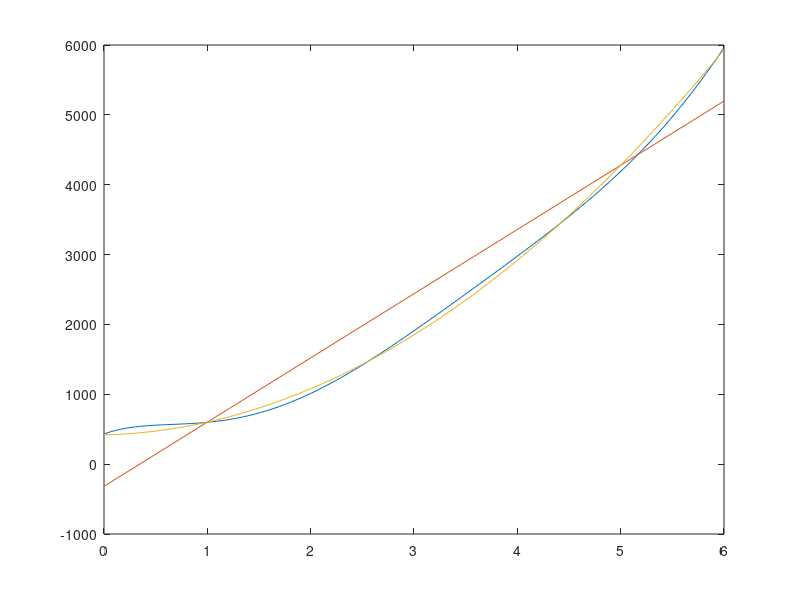

The MATLAB source for this figure:
x = [0 1 2 3 4 5 6];
y = [432 599 1012 1909 2977 4190 5961];

p6 = polyfit(x,y,6);
disp(polyout(p6));
printf("\n");

p1 = polyfit(x,y,1);
disp(polyout(p1));
printf("\n");

p2 = polyfit(x,y,2);
disp(polyout(p2));
printf("\n");

t = linspace(0,6,100);

plot(t, polyval(p6,t), t, polyval(p1,t) ,t, polyval(p2,t));

disp("errores cuadraticos")
e_p6 = mean(y - polyval(p6, x).^2);
e_p1 = mean(y - polyval(p1, x).^2);
e_p2 = mean(y -polyval(p2, x).^2);
disp(e_p6);
disp(e_p2);
disp(e_p1);


%% e
x10_p6 = polyval(p6,10);
x10_p2 = polyval(p2,10);
x10_p1 = polyval(p1,10);
disp("prediccion 10: ");
disp(x10_p6);
disp(x10_p2);
disp(x10_p1);

%% f errore relativos

real = 14900;
err6 = abs(x10_p6 - real)/real;
err1 = abs(x10_p1 - real)/real;
err2 = abs(x10_p2 - real)/real;
disp("error relatvo respecto a 14900");
disp(err6);
disp(err2);
disp(err1);




